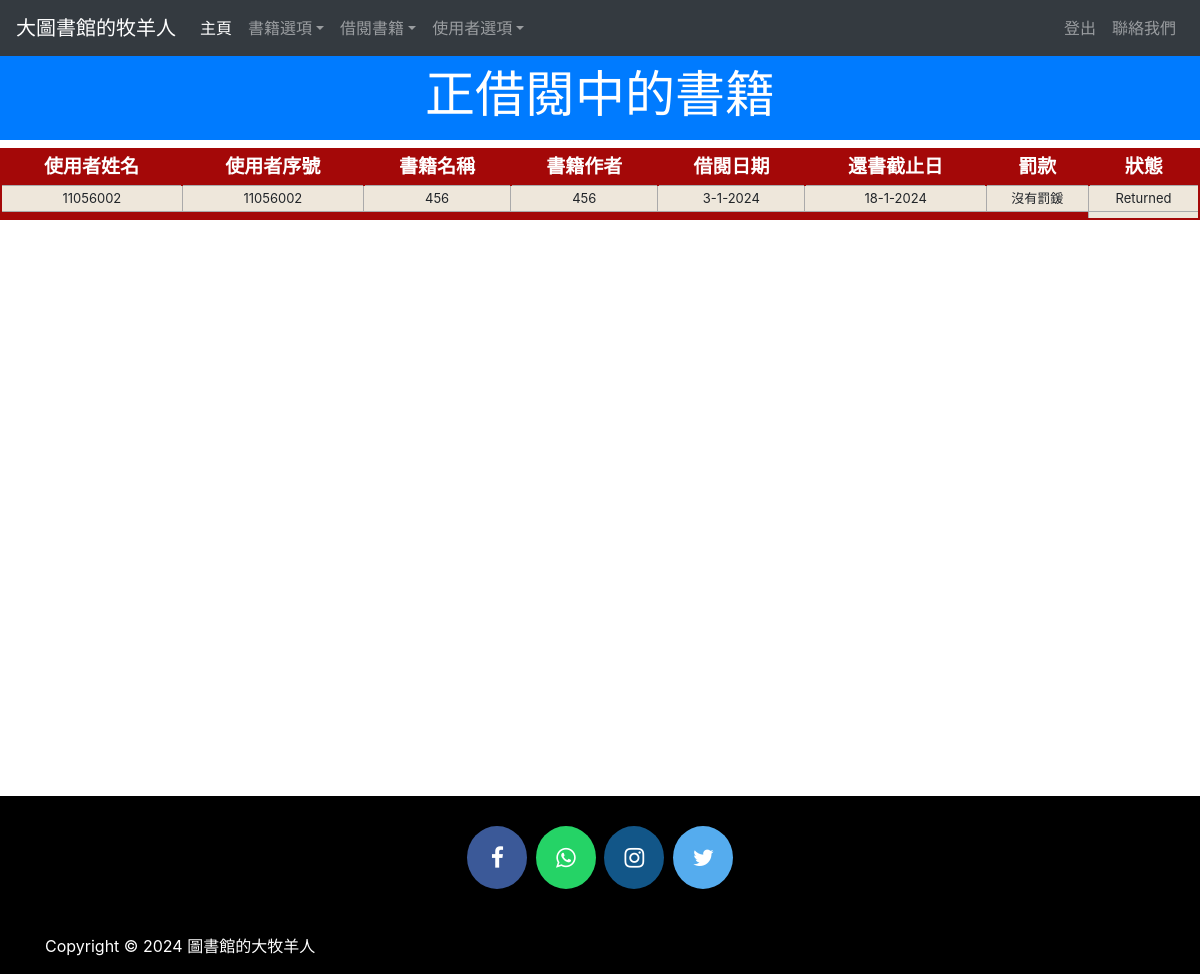
The page /viewissuedbook (signed in) on the database its author committed.
### library/models.py (models this page shows, shortened)
class StudentExtra(models.Model):
    user=models.OneToOneField(User,on_delete=models.CASCADE)
    enrollment = models.CharField(max_length=40)
    branch = models.CharField(max_length=40)
    @property
    def get_name(self):
        return self.user.first_name

class Book(models.Model):
    catchoice= [
        ('education', 'Education'),
        ('entertainment', 'Entertainment'),
        ('comics', 'Comics'),
        ('biography', 'Biographie'),
        ('history', 'History'),
        ]
    name=models.CharField(max_length=30)
    isbn=models.PositiveIntegerField()
    author=models.CharField(max_length=40)
    category=models.CharField(max_length=30,choices=catchoice,default='education')

class IssuedBook(models.Model):
    enrollment=models.CharField(max_length=30)
    isbn=models.CharField(max_length=30)
    issuedate=models.DateField(auto_now=True)
    expirydate=models.DateField(default=get_expiry)
    statuschoice= [
        ('Issued', 'Issued'),
        ('Returned', 'Returned'),
        ]
    status=models.CharField(max_length=20,choices=statuschoice,default="Issued")

### library/views.py (the view)
# urls.py: path('viewissuedbook', views.viewissuedbook_view),
@login_required(login_url='adminlogin')
@user_passes_test(is_admin)
def viewissuedbook_view(request):
    issuedbooks=models.IssuedBook.objects.all()
    li=[]
    for ib in issuedbooks:
        issdate=str(ib.issuedate.day)+'-'+str(ib.issuedate.month)+'-'+str(ib.issuedate.year)
        expdate=str(ib.expirydate.day)+'-'+str(ib.expirydate.month)+'-'+str(ib.expirydate.year)
        days=(date.today()-ib.issuedate)
        print(date.today())
        d=days.days
        fine=0
        if d>15:
            day=d-15
            fine=day*10
        books=list(models.Book.objects.filter(isbn=ib.isbn))
        students=list(models.StudentExtra.objects.filter(enrollment=ib.enrollment))
        i=0
        for l in books:
            t=(students[i].get_name,students[i].enrollment,books[i].name,books[i].author,issdate,expdate,fine,ib.status)
            i=i+1
            li.append(t)
    return render(request,'library/viewissuedbook.html',{'li':li})

### library/views.py (called while the page is built)
def is_admin(user):
    if user.is_superuser or user.is_staff:
        return True
    else:
        return False

### library/templates/library/viewissuedbook.html (shortened to what this page needs)
<!DOCTYPE html>
<html lang="en" dir="ltr">
  <head>
  </head>
  <body>
    {% include "library/navbaradmin.html" %}
    <br>
    <br>
    <h3 class="p-3 mb-2 bg-primary text-white" style = 'font-size: 50px;text-align:center;margin-bottom:0px;'>正借閱中的書籍</h3>
{% if li%}
    <table class="redTable">
    <thead>
    <tr>
    <th>使用者姓名</th>
    <th>使用者序號</th>
    <th>書籍名稱</th>
    <th>書籍作者</th>
    <th>借閱日期</th>
    <th>還書截止日</th>
    <th>罰款</th>
    <th>狀態</th>
    </tr>
    </thead>
    <tfoot>
    <tr>
    <td colspan="7">
    </td>
    </tr>
    </tfoot>
    <tbody>
      {% for t in li %}
        <tr>
          <td>{{t.0}}</td>
          <td>{{t.1}}</td>
          <td>{{t.2}}</td>
          <td>{{t.3}}</td>
          <td>{{t.4}}</td>
          <td>{{t.5}}</td>
          <td> {% if t.7 == "Returned" %}
            沒有罰鍰
            {% else %}
            {{t.6}}
          {% endif %}</td>
          <td>{{t.7}}</td>
        </tr>
        {%endfor%}
    </tbody>
    </table>
    {%else%}
    <h1> 0 book Issued</h1>
    {%endif%}
    <br><br><br><br><br><br><br><br><br>
    <br><br><br><br><br><br><br><br><br>
    <br><br><br><br><br><br>
  {% include "library/footer.html" %}
  </body>
</html>

### library/templates/library/viewissuedbook.html (style rules this page uses)
table.redTable { border: 2px solid #A40808; background-color: #EEE7DB; width: 100%; text-align: center; border-collapse: collapse; }
table.redTable td, table.redTable th { border: 1px solid #AAAAAA; padding: 3px 2px; }
table.redTable tbody td { font-size: 13px; }
table.redTable thead { background: #A40808; }
table.redTable thead th { font-size: 19px; font-weight: bold; color: #FFFFFF; text-align: center; border-left: 2px solid #A40808; }
table.redTable thead th:first-child { border-left: none; }
table.redTable tfoot { font-size: 13px; font-weight: bold; color: #FFFFFF; background: #A40808; }
table.redTable tfoot td { font-size: 13px; }

### rows shown on the page
StudentExtra: enrollment "11056002"
Book: name "456", author "456"
IssuedBook: status "Returned"

### other values the page prints
{{ t.0 }} "11056002"
{{ t.4 }} "3-1-2024"
{{ t.5 }} "18-1-2024"
